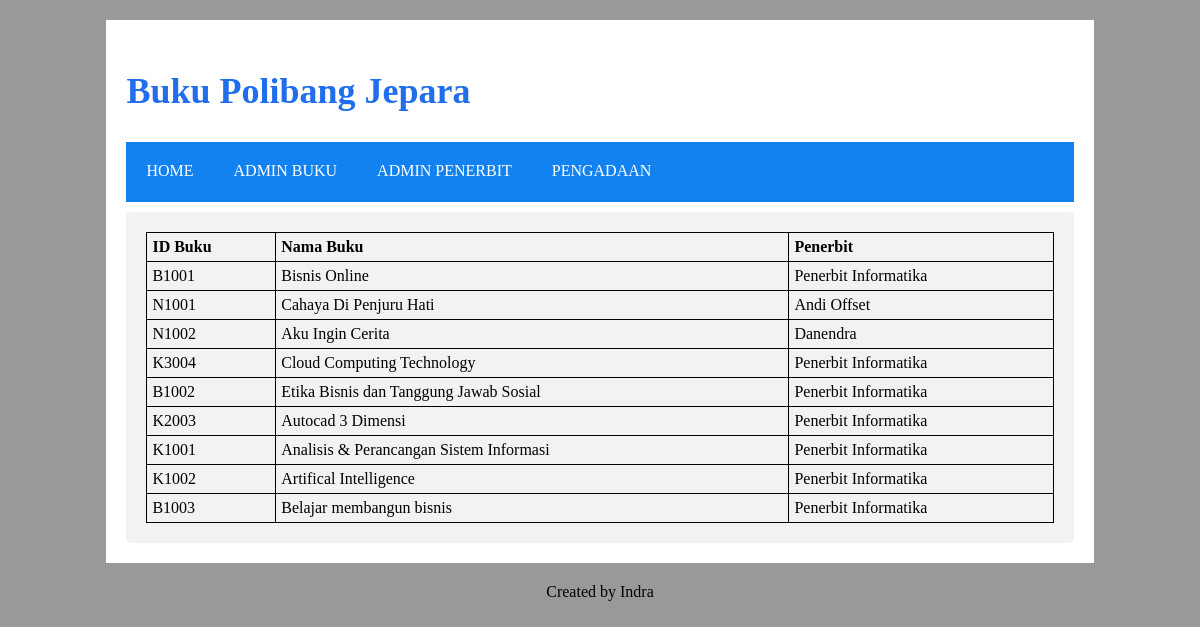
/toko_buku/pengadaan.php, run on the app's committed database.
### tables this page shows
CREATE TABLE `buku` (
  `id` varchar(5) NOT NULL,
  `penerbit_id` varchar(5) NOT NULL,
  `kategori` varchar(100) NOT NULL,
  `nama` varchar(200) NOT NULL,
  `harga` int(11) NOT NULL,
  `stok` int(11) NOT NULL
);

CREATE TABLE `penerbit` (
  `id` varchar(5) NOT NULL,
  `nama` varchar(100) NOT NULL,
  `alamat` varchar(200) NOT NULL,
  `kota` varchar(100) NOT NULL,
  `telepon` varchar(20) NOT NULL
);

### toko_buku/pengadaan.php (the view, shortened to what this page needs)
<?php
include("./config/koneksi.php");
?>
<!DOCTYPE HTML>
<html>
<head>
    <link rel="stylesheet" type="text/css" href="css_qk1.css">
</head>
<body>
    <section>
        <h1>Buku Polibang Jepara</h1>
        <nav>
            <a href="index.php">HOME</a>
            <a href="admin.php?page=buku/index.php">ADMIN BUKU</a>
            <a href="admin.php?page=penerbit/index.php">ADMIN PENERBIT</a>
            <a href="pengadaan.php">PENGADAAN</a>
        </nav>
        <div class="container">
            <table border="1" cellpadding="1" cellspacing="1" style="width:100%">
                <thead>
                    <tr>
                        <th>ID Buku</th>
                        <th>Nama Buku</th>
                        <th>Penerbit</th>
                    </tr>
                </thead>
                <tbody>
                    <?php
                    $query = mysqli_query($conn, "SELECT `buku`.*, `penerbit`.`nama` AS `namaPenerbit` FROM `buku` LEFT JOIN `penerbit` ON `buku`.`penerbit_id` = `penerbit`.`id` ORDER BY `buku`.`stok` ASC");
                    while ($row = mysqli_fetch_assoc($query)) :
                    ?>
                        <tr>
                            <td><?= $row['id'] ?></td>
                            <td><?= $row['nama'] ?></td>
                            <td><?= $row['namaPenerbit'] ?></td>
                        </tr>
                    <?php endwhile; ?>
                </tbody>
            </table>
        </div>
    </section>
    <footer>Created by Indra</footer>
</body>
</html>

### toko_buku/css_qk1.css (style rules this page uses)
table, th, td { border: 1px solid black; border-collapse: collapse; }
th, td { padding: 5px; text-align: left; }
div { border-radius: 5px; background-color: #f2f2f2; padding: 20px; }
body { background-color: #999; }
section { width: 80%; padding: 20px; margin: 20px auto; background-color: white; }
h1 { color: rgb(32, 110, 235); font-size: 36px; }
nav { background-color: #1382f1; color: #fff; height: 60px; margin: 10px 0; }
nav a { float: left; padding: 20px; height: 20px; text-decoration: none; color: #FFF; }
footer { text-align: center; display: block; margin-bottom: 10px; }

### data on the page
buku: id "B1001", nama "Bisnis Online", penerbit.nama "Penerbit Informatika"
buku: id "N1001", nama "Cahaya Di Penjuru Hati", penerbit.nama "Andi Offset"
buku: id "N1002", nama "Aku Ingin Cerita", penerbit.nama "Danendra"
buku: id "K3004", nama "Cloud Computing Technology", penerbit.nama "Penerbit Informatika"
buku: id "B1002", nama "Etika Bisnis dan Tanggung Jawab Sosial", penerbit.nama "Penerbit Informatika"
buku: id "K2003", nama "Autocad 3 Dimensi", penerbit.nama "Penerbit Informatika"
buku: id "K1001", nama "Analisis & Perancangan Sistem Informasi", penerbit.nama "Penerbit Informatika"
buku: id "K1002", nama "Artifical Intelligence", penerbit.nama "Penerbit Informatika"
buku: id "B1003", nama "Belajar membangun bisnis", penerbit.nama "Penerbit Informatika"
